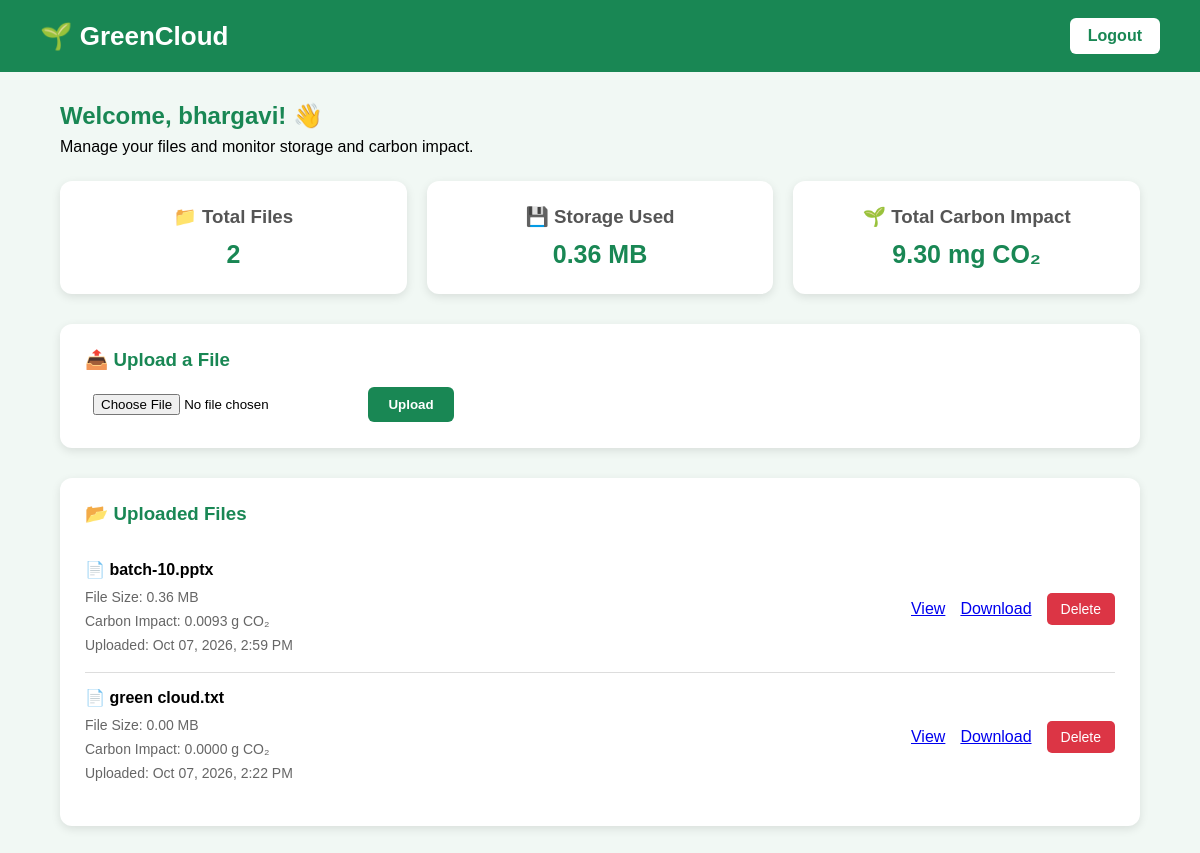
The page /dashboard/ (signed in) on the database its author committed.
### storage/models.py (models this page shows, shortened)
class UploadedFile(models.Model):
    user = models.ForeignKey(User, on_delete=models.CASCADE)
    file = models.FileField(upload_to='uploads/')
    file_name = models.CharField(max_length=255)
    file_size = models.FloatField()
    carbon_impact = models.FloatField()
    file_hash = models.CharField(max_length=64, default='')
    uploaded_at = models.DateTimeField(auto_now_add=True)

### storage/views.py (the view, shortened to what this page needs)
# urls.py: path('dashboard/', dashboard, name='dashboard'),
@login_required
def dashboard(request):
    files = UploadedFile.objects.filter(
        user=request.user
    ).order_by('-uploaded_at')
    total_files = files.count()
    storage_used = round(
        sum(file.file_size for file in files),
        2
    )
    total_carbon = round(
        sum(file.carbon_impact for file in files),
        4
    )
    if total_carbon < 1:
        carbon_value = round(
            total_carbon * 1000,
            2
        )
        carbon_unit = 'mg CO₂'
    else:
        carbon_value = round(
            total_carbon,
            2
        )
        carbon_unit = 'g CO₂'
    return render(
        request,
        'dashboard.html',
        {
            'files': files,
            'total_files': total_files,
            'storage_used': storage_used,
            'total_carbon': carbon_value,
            'carbon_unit': carbon_unit
        }
    )

### storage/templates/dashboard.html (shortened to what this page needs)
<!DOCTYPE html>
<html lang="en">
<head>
</head>
<body>
    <header>
        <h1>🌱 GreenCloud</h1>
        <a href="{% url 'logout' %}" class="logout">
            Logout
        </a>
    </header>
    <div class="container">
        <div class="welcome">
            <h2>
                Welcome, {{ request.user.username }}! 👋
            </h2>
            <p>
                Manage your files and monitor storage and carbon impact.
            </p>
        </div>
        <div class="stats">
            <div class="card">
                <h3>📁 Total Files</h3>
                <p>
                    {{ total_files }}
                </p>
            </div>
            <div class="card">
                <h3>💾 Storage Used</h3>
                <p>
                    {{ storage_used }} MB
                </p>
            </div>
            <div class="card">
                <h3>🌱 Total Carbon Impact</h3>
                <p>
                    {{ total_carbon|floatformat:2 }}
                    {{ carbon_unit }}
                </p>
            </div>
        </div>
        <div class="upload-box">
            <h3>📤 Upload a File</h3>
            <form method="POST" enctype="multipart/form-data">
                <input
                    type="file"
                    name="file"
                    required
                >
                <button type="submit">
                    Upload
                </button>
            </form>
        </div>
        <div class="files-box">
            <h3>📂 Uploaded Files</h3>
            {% if files %}
                {% for file in files %}
                    <div class="file-item">
                        <div class="file-info">
                            <div class="file-name">
                                📄 {{ file.file_name }}
                            </div>
                            <div class="file-details">
                                <div>
                                    File Size:
                                    {{ file.file_size|floatformat:2 }} MB
                                </div>
                                <div>
                                    Carbon Impact:
                                    {{ file.carbon_impact|floatformat:4 }} g CO₂
                                </div>
                                <div>
                                    Uploaded:
                                    {{ file.uploaded_at|date:"M d, Y, g:i A" }}
                                </div>
                            </div>
                        </div>
                        <a href="{% url 'view_file' file.id %}" target="_blank">
    View
</a>
<a href="{{ file.file.url }}" download>
    Download
</a>
                        <a
                            href="{% url 'delete_file' file.id %}"
                            class="delete-btn"
                            onclick="return confirm('Are you sure you want to delete this file?');"
                        >
                            Delete
                        </a>
                    </div>
                {% endfor %}
            {% else %}
                <div class="no-files">
                    No files uploaded yet.
                </div>
            {% endif %}
        </div>
    </div>
</body>
</html>

### storage/templates/dashboard.html (style rules this page uses)
* { box-sizing: border-box; margin: 0; padding: 0; font-family: Arial, sans-serif; }
body { background-color: #f1f8f4; min-height: 100vh; }
header { background-color: #198754; color: white; padding: 18px 40px; display: flex; justify-content: space-between; align-items: center; }
header h1 { font-size: 26px; }
.logout { background-color: white; color: #198754; text-decoration: none; padding: 9px 18px; border-radius: 6px; font-weight: bold; }
.container { width: 90%; max-width: 1100px; margin: 30px auto; }
.welcome { margin-bottom: 25px; }
.welcome h2 { color: #198754; margin-bottom: 8px; }
.stats { display: grid; grid-template-columns: repeat(3, 1fr); gap: 20px; margin-bottom: 30px; }
.card { background-color: white; padding: 25px; border-radius: 12px; box-shadow: 0 3px 10px rgba(0, 0, 0, 0.1); text-align: center; }
.card h3 { color: #555; margin-bottom: 12px; }
.card p { font-size: 25px; font-weight: bold; color: #198754; }
.upload-box { background-color: white; padding: 25px; border-radius: 12px; box-shadow: 0 3px 10px rgba(0, 0, 0, 0.1); margin-bottom: 30px; }
.upload-box h3 { color: #198754; margin-bottom: 15px; }
input[type="file"] { padding: 8px; margin-right: 10px; }
button { background-color: #198754; color: white; border: none; padding: 10px 20px; border-radius: 6px; cursor: pointer; font-weight: bold; }
.files-box { background-color: white; padding: 25px; border-radius: 12px; box-shadow: 0 3px 10px rgba(0, 0, 0, 0.1); }
.files-box h3 { color: #198754; margin-bottom: 20px; }
.file-item { border-bottom: 1px solid #ddd; padding: 15px 0; display: flex; justify-content: space-between; align-items: center; gap: 15px; }
.file-item:last-child { border-bottom: none; }
.file-info { flex: 1; }
.file-name { font-weight: bold; margin-bottom: 7px; word-break: break-word; }
.file-details { color: #666; font-size: 14px; line-height: 1.7; }
.delete-btn { background-color: #dc3545; color: white; text-decoration: none; padding: 8px 14px; border-radius: 5px; font-size: 14px; }

### rows shown on the page
UploadedFile: file_name "batch-10.pptx", file_size "0.36", carbon_impact "0.0093", uploaded_at "Oct 07, 2026, 2:59 PM"
UploadedFile: file_name "green cloud.txt", file_size "0.00", carbon_impact "0.0000", uploaded_at "Oct 07, 2026, 2:22 PM"

### other values the page prints
{{ request.user.username }} "bhargavi"
{{ total_files }} "2"
{{ storage_used }} "0.36"
{{ total_carbon|floatformat:2 }} "9.30"
{{ carbon_unit }} "mg CO₂"
